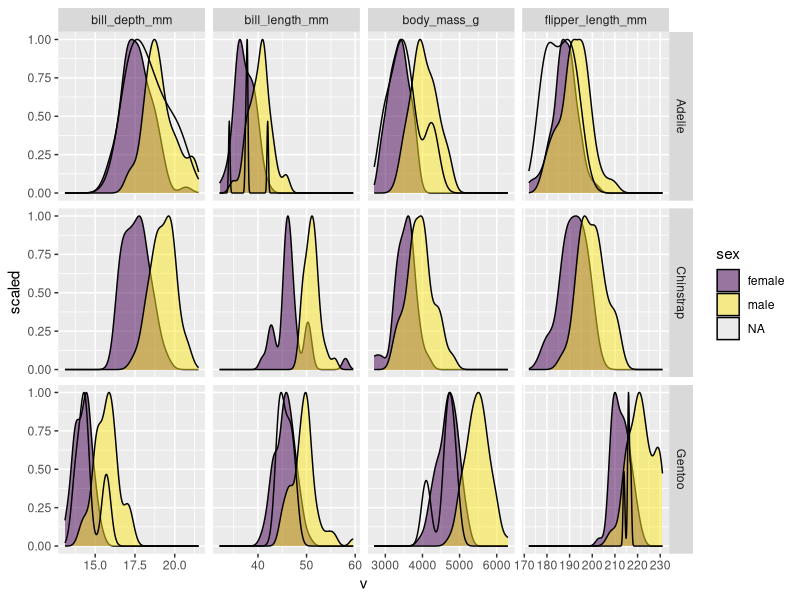
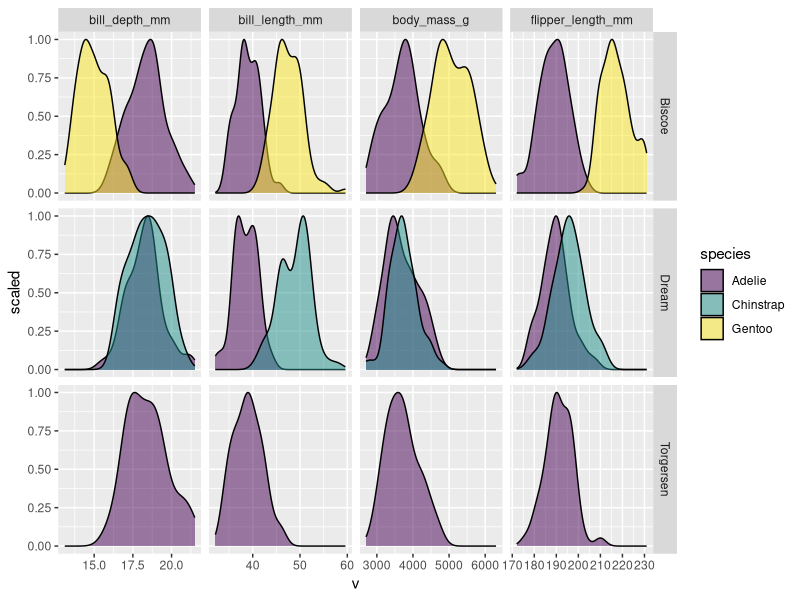

Here is the R script that generated these plots, in order:
## ---- chunk 1
knitr::opts_chunk$set(
  collapse = TRUE,
  comment = "#>",
  echo = TRUE, 
  fig.width = 10,
  fig.out="100%"
  )
## ---- chunk 2
library(palmerpenguins)
library(tidyverse)
## ---- chunk 3
palmerpenguins::penguins
## ---- chunk 4
palmerpenguins::penguins %>%  
  gather(k, v, -species, -island, -sex, -year) %>% 
  ggplot(aes(v))+
  geom_density(aes(y=..scaled.., fill=sex), alpha=1/2)+
  facet_grid(species ~ k, scales="free")+
  scale_fill_viridis_d()
## ---- chunk 5
palmerpenguins::penguins %>%  
  gather(k, v, -species, -island, -sex, -year) %>% 
  ggplot(aes(v))+
  geom_density(aes(y=..scaled.., fill=species), alpha=1/2)+
  facet_grid(island ~ k, scales="free")+
  scale_fill_viridis_d()
